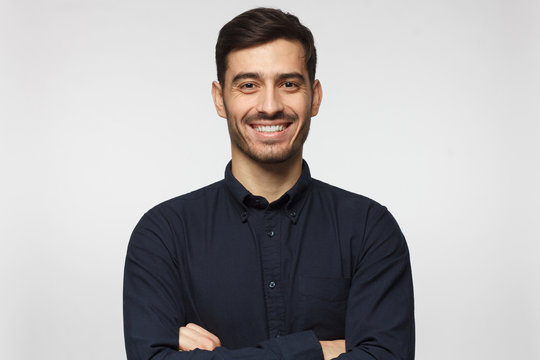
#> input picture Images/photo1.jpeg, 540 x 360 px
$ python Painting_sketch_opencv.py
#> lines starting #> are read from the running program, lines starting #| are printed output that depends on the picture; after the words box and inside, x2 and y2 are one past the last pixel; in counts of white or black regions, pixels touching at a corner belong together
import cv2
import numpy as np

# open an image using opencv
imgOriginal = cv2.imread("./Images/photo1.jpeg")
#> imgOriginal is the input picture: shape (360, 540, 3); mean B, G, R 173.6, 172.8, 175.2
img = cv2.resize(imgOriginal, (400, 400))

# get image height and width
height, width, channels = img.shape
#> height = 400; width = 400; channels = 3

img_gray = cv2.cvtColor(img, cv2.COLOR_RGB2GRAY)
cv2.imshow("img_gray",img_gray)
cv2.waitKey(0)
img_blur = cv2.GaussianBlur(img_gray, (21, 21), 0, 0)
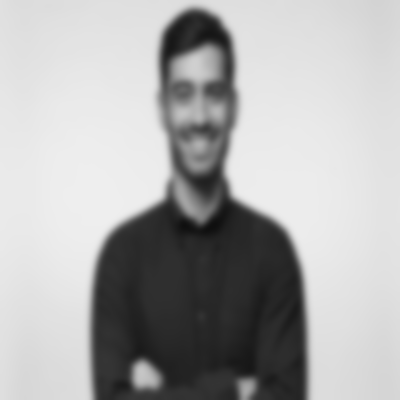
#> img_blur: shape (400, 400); min 15, max 238, mean 173.2
cv2.imshow("img_blur",img_blur)
cv2.waitKey(0)
img_blend = cv2.divide(img_gray, img_blur, scale=256)
cv2.imshow("img_blend",img_blend)
cv2.waitKey(0)


grey= cv2.cvtColor(img, cv2.COLOR_BGR2GRAY)
grey = cv2.medianBlur(grey, 5)
edges= cv2.adaptiveThreshold (grey, 255, cv2.ADAPTIVE_THRESH_MEAN_C,cv2.THRESH_BINARY, 9, 2)
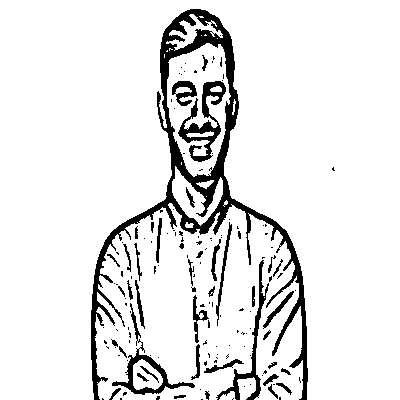
#> edges: shape (400, 400); 90.3% white; 149 black regions (106 under 20 px), largest, box (x1, y1, x2, y2) and area: (91, 9, 308, 400) 9012, (178, 81, 226, 162) 1263, (112, 303, 195, 395) 934
#cartoonize
color = cv2.bilateralFilter(img, 9, 250, 250)
cartoon = cv2.bitwise_and (color, color, mask = edges)
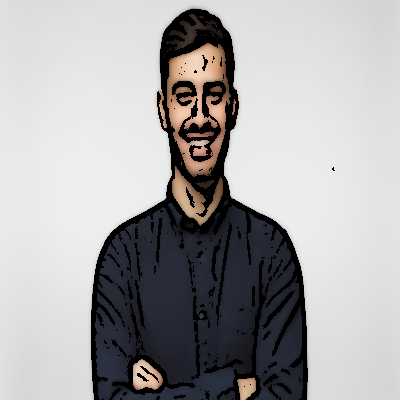
#> cartoon: shape (400, 400, 3); mean B, G, R 168.2, 167.4, 168.8
# [4 lines of commented-out code are left out]
cv2.imshow("Cartoon", cartoon)
cv2.waitKey(0)

sepia_filter = np.array([[0.393, 0.769, 0.189],
                            [0.349, 0.686, 0.168],
                            [0.272, 0.534, 0.131]])

sepia_image = cv2.transform(img, sepia_filter)
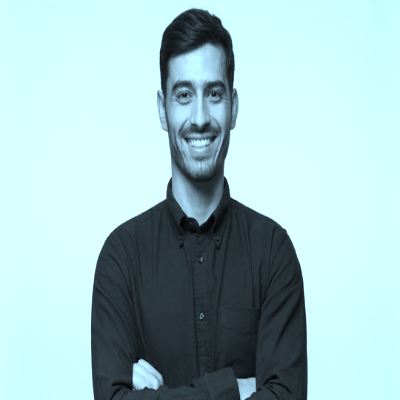
#> sepia_image: shape (400, 400, 3); mean B, G, R 198.2, 195.4, 162.5
# result = cv2.addWeighted(sepia_image, 0.7, img_blur, 0.3, 0)
# cv2.imshow('result', result)
# cv2.waitKey(0)
cv2.imshow('sepia_image', sepia_image)
cv2.waitKey(0)

emboss_kernel = np.array([[-2, -1, 0],
                            [-1,  1, 1],
                            [ 0,  1, 2]])
embossed_image = cv2.filter2D(img, -1, emboss_kernel)
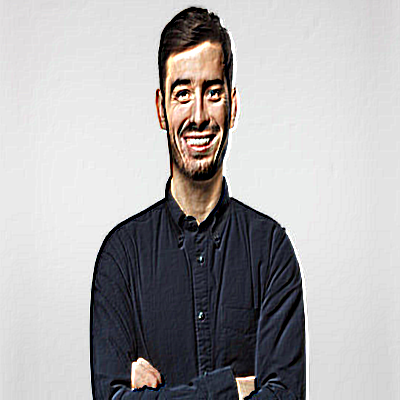
#> embossed_image: shape (400, 400, 3); mean B, G, R 173.4, 172.5, 174.5
cv2.imshow('embossed_image', embossed_image)
cv2.waitKey(0)

infrared_image = cv2.applyColorMap(grey, cv2.COLORMAP_HOT)
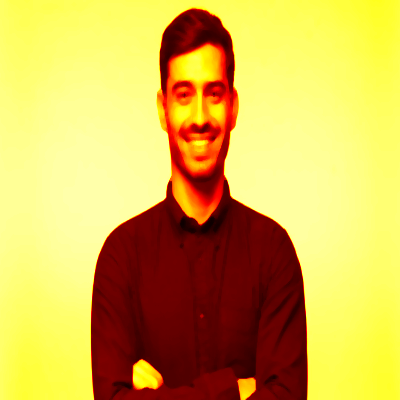
#> infrared_image: shape (400, 400, 3); mean B, G, R 81.2, 180.1, 213.4
cv2.imshow('infrared_image', infrared_image)
cv2.waitKey(0)

temp_image = cv2.resize(img, (50, 50), interpolation=cv2.INTER_LINEAR)
pixelated_image = cv2.resize(temp_image, (width, height), interpolation=cv2.INTER_NEAREST)
cv2.imshow('pixelated_image', pixelated_image)
cv2.waitKey(0)

negative_image = 250 - img
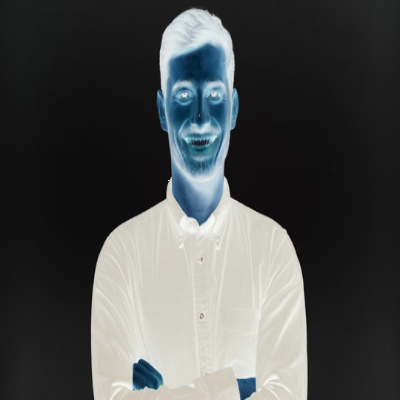
#> negative_image: shape (400, 400, 3); mean B, G, R 76.5, 77.3, 74.9
cv2.imshow('negative_image', negative_image)
cv2.waitKey(0)


# [13 lines of commented-out code are left out]

$ run again, with Images/photo3.jpeg copied over Images/photo1.jpeg
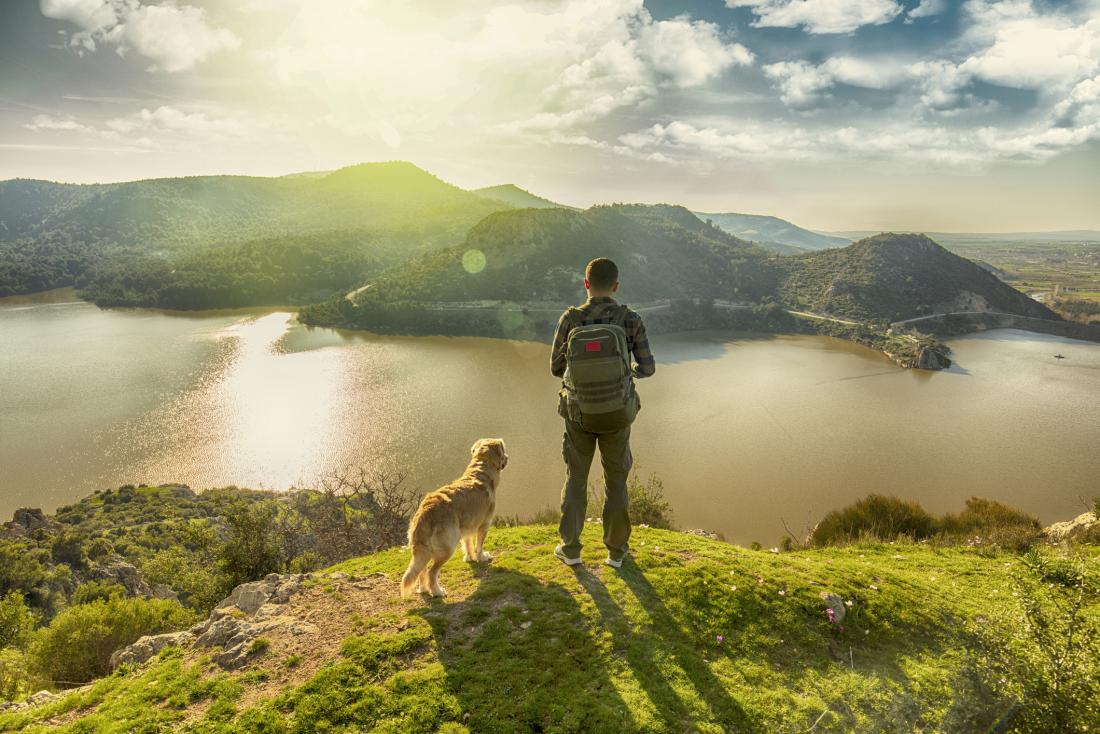
#> input picture Images/photo3.jpeg, 1100 x 734 px
#> imgOriginal is the input picture: shape (734, 1100, 3); mean B, G, R 111, 151.6, 156.4
#> `edges= cv2.adaptiveThreshold (grey, 255, cv2.ADAPTIVE_THRESH_MEAN_C,cv..`:
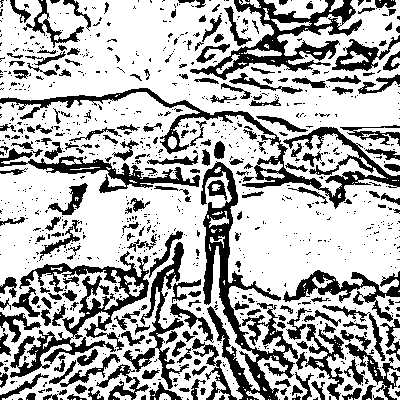
#> edges: shape (400, 400); 69.3% white; 953 black regions (728 under 20 px), largest, box (x1, y1, x2, y2) and area: (201, 161, 307, 400) 5752, (0, 88, 400, 209) 4820, (10, 251, 149, 378) 4220
#> `negative_image = 250 - img`:
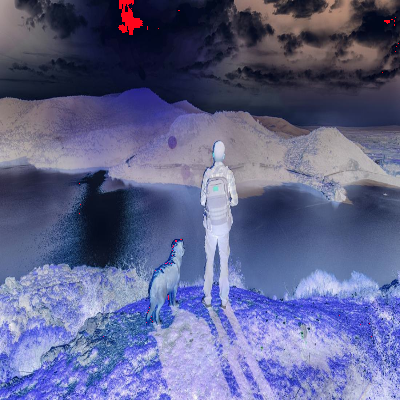
#> negative_image: shape (400, 400, 3); mean B, G, R 139.1, 98.5, 94.5

$ run again, with Images/Photo2.webp saved as Images/photo1.jpeg
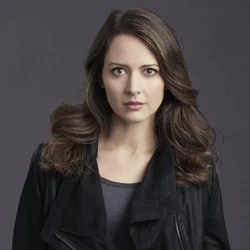
#> input picture Images/Photo2.webp, 250 x 250 px
#> imgOriginal is the input picture: shape (250, 250, 3); mean B, G, R 64.5, 64, 69.8
#> `edges= cv2.adaptiveThreshold (grey, 255, cv2.ADAPTIVE_THRESH_MEAN_C,cv..`:
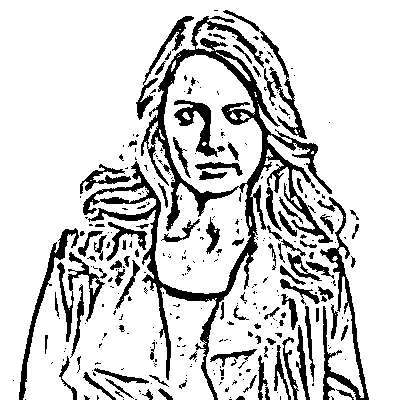
#> edges: shape (400, 400); 82.5% white; 314 black regions (212 under 20 px), largest, box (x1, y1, x2, y2) and area: (83, 16, 333, 400) 10977, (317, 197, 369, 400) 1961, (19, 228, 79, 400) 1113
#> `negative_image = 250 - img`:
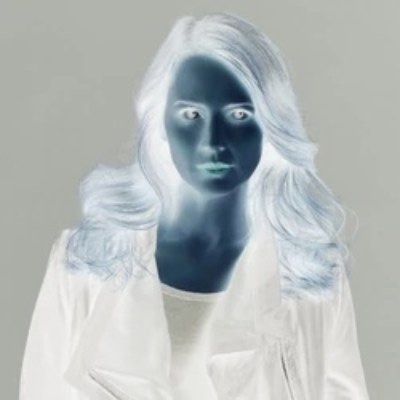
#> negative_image: shape (400, 400, 3); mean B, G, R 185.5, 186.1, 180.3
